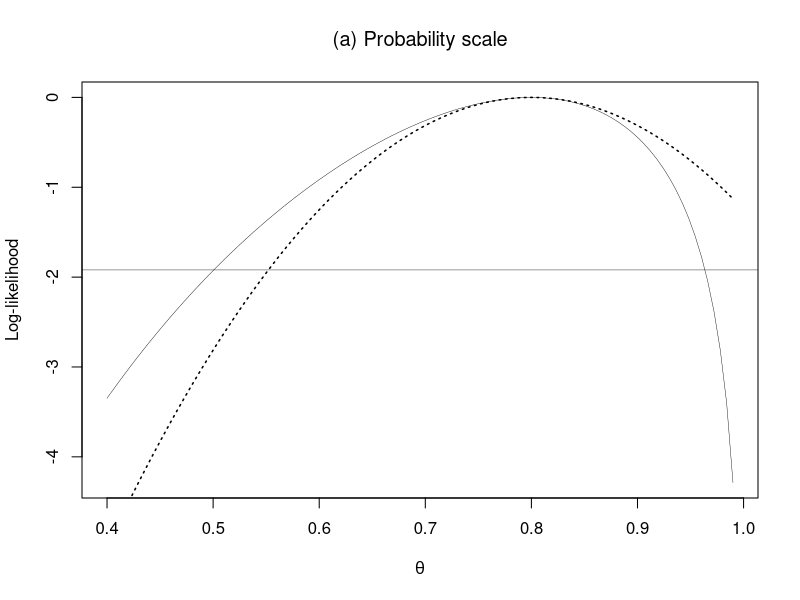
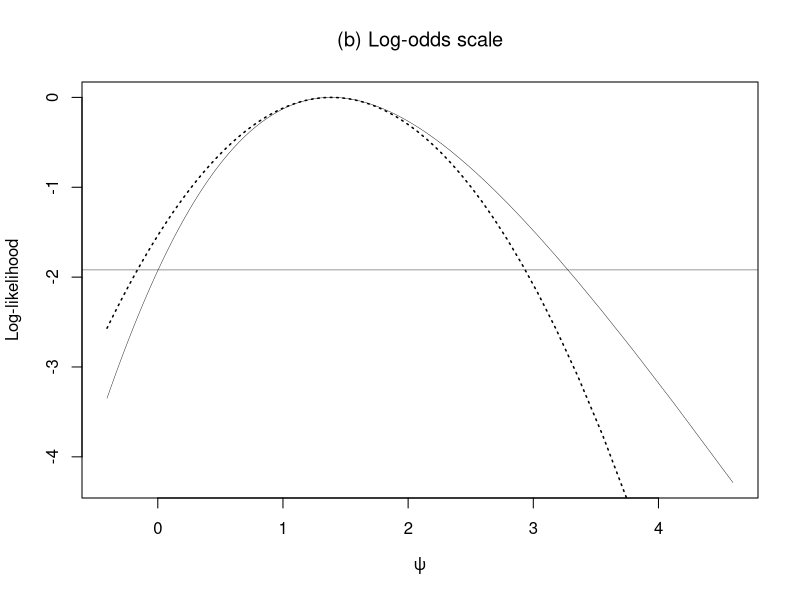

Write the R code that produced these figures, in order.


x<-8; n<-10

theta<- seq(0.4,.99,len=100)
like <- dbinom(8,10,theta)
  like1<- like/max(like)
ll<- log(like1)
  a <- theta[like1>.15]
  print(range(a))

that<- x/n
  ihat<- n/that/(1-that)
  la <- -ihat/2*(theta-that)^2
  ra<- range(ll)

plot(theta,ll,type='n',xlab=expression(theta),
     ylab='Log-likelihood')
  lines(theta,ll,lwd=.4)
  lines(theta,la,lty='dotted',lwd=1.52)
  abline(h=-1.92,lwd=.4)
title(expression('(a) Probability scale'))

psi <- log(theta) - log(1-theta)
psihat <- log(that) - log(1-that)
  ihat <- x*(n-x)/n
  lpsi <- -ihat/2*(psi-psihat)^2
plot(psi,ll,type='n',xlab=expression(psi),
     ylab='Log-likelihood')
  lines(psi,ll,lwd=.4)
  lines(psi,lpsi,lty='dotted',lwd=1.52)
  abline(h=-1.92,lwd=.4)

title(expression('(b) Log-odds scale'))

                         
